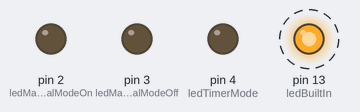
Simulated run of this sketch. Board: Arduino Uno, built with avr-gcc and run on an emulated ATmega328P. On the bench: output pins drawn as LEDs (lit = HIGH). Dashed ring = blinking. The local clock reads 2024-03-15 10:24:30 at power-on unless the sketch sets it; EEPROM starts erased; what the sketch prints to the serial monitor is not drawn.

Above: at 1.6 s.
Timing chart, 0 to 5.3 s (numbered marks = the images above):
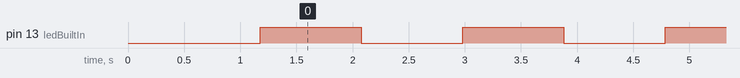

Measured:
- by itself, pin 13 (ledBuiltIn): alternates HIGH for 0.90 s and LOW for 0.90 s

The sketch:

sketch_jan15b.ino
```cpp
// (licence header left out)
#include <EEPROM.h>
#include "customtype.h"
#include <DS3231.h>


/*struct CurrentDateTime {
  byte Day;
  byte Month;
  byte Year;
  byte WeekDay;
  byte Hour;
  byte Minute;
  }

  struct WeeklySchedule{
  byte Hour;
  byte Minute;
  bool State;
  byte Relay;
  int WeekDays[]
  }

  struct YearlySchedule{
  byte Hour;
  byte Minute;
  bool State;
  byte Relay;
  byte Day;
  byte Month;
  byte Year;
  }

*/
// Init the DS3231 using the hardware interface
DS3231  rtc(SDA, SCL);
// Init a Time-data structure
Time  t;

CurrentDateTime getCurrentDateTime() {

  t = rtc.getTime();
  CurrentDateTime current;

  //CurrentDateTime current;
  current.Day = t.date;
  current.Month = t.mon;
  current.Year = t.year;
  current.WeekDay = t.dow;
  current.Hour = t.hour;
  current.Minute = t.min;

  return current;
}


// Pin 13 has an LED connected on most Arduino boards.
// give it a name:
int ledManualModeOn = 2;
int ledManualModeOff = 3;
int ledTimerMode = 4;
int ledBuiltIn = 13;

int touchSensor = 7;
int touchSensorVal = LOW;
int oldTouchSensorVal = LOW;
int currentState = 1;

//WeeklySchedule size is 21
//Microcontroller EEPROM has 512 bytes, so 512/21 = maximum schedule entries
int WEEKLY_SCHEDULE_SIZE = 21;
int MAX_SCHEDULE_ENTRIES = 24;
WeeklySchedule weeklySchedule[24];
//YearlySchedule yearlySchedule[26];

// the setup routine runs once when you press reset:

byte analogPin;

// The following lines can be uncommented to set the date and time
//rtc.setDOW(WEDNESDAY);     // Set Day-of-Week to SUNDAY
//rtc.setTime(23, 5, 0);     // Set the time to 12:00:00 (24hr format)
//rtc.setDate(15, 3, 2017);   // Set the date to January 1st, 2014

void setDate(int day, int month, int year, char dow) {
  rtc.setDOW(dow);
  rtc.setDate(day, month, year);
}

void setTime(int hour, int minute, int second) {
  rtc.setTime(hour, minute, second);
}

void saveToEEPROM(WeeklySchedule data[]) {
  Serial.println("Saving to EEPROM ");
  int eeAddress = 0;
  for (int i = 0; i <= (sizeof(data)); i++) {

    EEPROM.put(eeAddress, data[i]);
    eeAddress = eeAddress + sizeof(WeeklySchedule);
  }
}

void readFromEEPROM(WeeklySchedule weeklySchedule[]) {
  int eeAddress = 0;
  for (int i = 0; i <= MAX_SCHEDULE_ENTRIES - 1; i++) {
    EEPROM.get(eeAddress, weeklySchedule[i]);
    eeAddress = eeAddress + sizeof(WeeklySchedule);
  }
}

/*
  char readWeeklyschedule(){
    return readFromEEPROM(WEEKLYSCHEDULEEEADDRESS);
  }
*/
void setup() {
  // initialize the digital pin as an output.
  pinMode(ledManualModeOn, OUTPUT);
  pinMode(ledManualModeOff, OUTPUT);
  pinMode(ledTimerMode, OUTPUT);
  pinMode(touchSensor, INPUT);
  pinMode(ledBuiltIn, OUTPUT);

  readFromEEPROM(weeklySchedule);
  weeklySchedule[0] = {22, 30, 1, 1, {4, 2}};
  weeklySchedule[1] = {21, 0, 1, 1, {2}};
  saveToEEPROM(weeklySchedule);
  //weeklySchedule[2] = {20, 0, 1, 1, {2}};
  //  WeeklySchedule weeklySchedule[];
  //  YearlySchedule yearlySchedule[];
  Serial.begin(9600);
  rtc.begin();

  //setDate(16,3,2017,4);
  //setTime(22,22,30);


  for (int i = 0; i <= MAX_SCHEDULE_ENTRIES - 1; i++) {
    Serial.println(weeklySchedule[i].Hour);
  }
  delay(1000);
  //  weeklySchedule = getWeekScheduleFromEEPROM();
  //  yearlySchedule = getYearlyScheduleFromEEPROM();


}

//int getArrayLength(array, referenceType){
//  return sizeof(array) / sizeof(referenceType);
//  }

//void HandleRelaysAccordingToSchedule(CurrentDateTime currentDateTime, Array array, Type referenceType){

//     int arraySize = getArrayLength(array, referenceType);

//     for (int count = 0; count < arraySize; count++) {

//        if ((array[count].hour = currentDateTime.hour) && (array[count].minute = currentDateTime.Minute)){

//          }
//    }
// }


void turnOffLeds() {
  //turn off all led
  digitalWrite(ledManualModeOn, LOW);
  digitalWrite(ledManualModeOff, LOW);
  digitalWrite(ledTimerMode, LOW);
}

void changeState() {
  if (currentState == 2) {
    currentState = 0;
  }
  else
  {
    currentState = currentState + 1;
  }
  turnOffLeds();
  delay(900);
  displayState();

  //evaluate new state and proceed with relay operations
}

void displayState() {

  switch (currentState) {
    case 0:
      //Pin 2 will be on.
      digitalWrite(ledManualModeOn, HIGH);
      break;
    case 1:
      //Pin 3 will be on.
      digitalWrite(ledManualModeOff, HIGH);
      break;
    case 2:
      //Pin 4 will be on.
      digitalWrite(ledTimerMode, HIGH);
      break;
  }
}

void HandleRelay(int relay, int state, int index)
{
  Serial.println("Handling relay");
  Serial.println(relay);
  Serial.println(state);
  Serial.println(index);
}

void VerifyWeeklySchedule(CurrentDateTime currentDateTime, WeeklySchedule weeklySchedule[]) {
  for (int countSchedule = 0; countSchedule < 52; countSchedule++) {
    if (weeklySchedule[countSchedule].Hour == currentDateTime.Hour && weeklySchedule[countSchedule].Minute == currentDateTime.Minute) {
      for (int countWeekDay = 0; countWeekDay < 6; countWeekDay++) {
        if (currentDateTime.WeekDay == weeklySchedule[countSchedule].WeekDays[countWeekDay]) {
          HandleRelay(weeklySchedule[countWeekDay].Relay, weeklySchedule[countWeekDay].State, countSchedule);
        };
      };
    };
  };
}


// the loop routine runs over and over again forever:
void loop() {
  digitalWrite(ledBuiltIn, HIGH);   // turn the LED on (HIGH is the voltage level)
  delay(900);               // wait for a second
  digitalWrite(ledBuiltIn, LOW);    // turn the LED off by making the voltage LOW
  //delay(100);          +     // wait for a second

  CurrentDateTime teste = getCurrentDateTime();
  //getCurrentDateTime(teste);
  Serial.println(teste.Day);
  Serial.println(teste.Month);
  Serial.println(teste.Year);
  Serial.println(teste.Hour);
  Serial.println(teste.Minute);
  //Serial.println(readWeeklyschedule());
  //saveToEEPROM(WEEKLYSCHEDULEEEADDRESS, weeklySchedule[0].Hour);
  //Serial.println(weeklySchedule[0].Hour);
 // Serial.println(weeklySchedule[0].Minute);
  //Serial.println("Ronaldo");
  VerifyWeeklySchedule(teste, weeklySchedule);
  // displayState();
  // touchSensorVal = digitalRead(touchSensor);
  delay(900);
  // changeState();

}

//delay(900);               // wait for a second
//digitalWrite(led,LOW);
```

customtype.h
```cpp
typedef struct {
  int Day;
  int Month;
  int Year;
  int WeekDay;
  int Hour;
  int Minute;
} CurrentDateTime;

typedef struct {
  int Hour;
  int Minute;
  bool State;
  int Relay;
  int WeekDays[7];
} WeeklySchedule;

typedef struct {
  int Hour;
  int Minute;
  bool State;
  int Relay;
  int Day;
  int Month;
  int Year;
} YearlySchedule;
```
